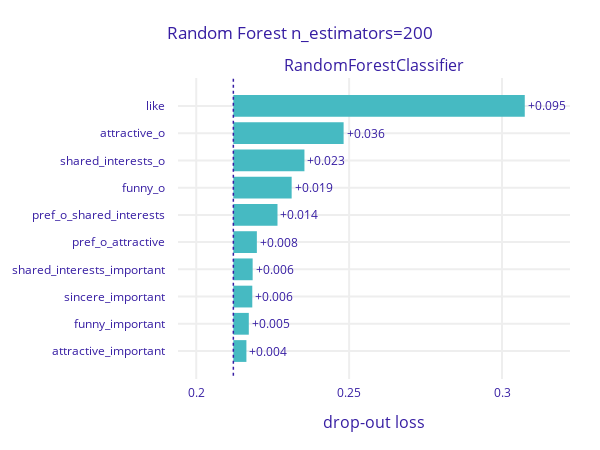

Here is the notebook cell this chart was saved with:
### Code cell
explainer3.model_parts().plot(show=False).update_layout(autosize=False, width=600, height=450, title="Random Forest n_estimators=200")

### Figure 1 — Plotly figure (JSON) as saved in the notebook; plotly's stock layout.template omitted (floating-point values rounded to 4 significant figures)
{"data": [{"base": 0.2121, "hoverinfo": "text", "hoverlabel": {"bgcolor": "rgba(0,0,0,0.8)"}, "hovertext": ["Model: RandomForestClassifier loss after<br>variable: like is permuted: 0.307<br>Drop-out loss change: +0.095", "Model: RandomForestClassifier loss after<br>variable: attractive_o is permuted: 0.248<br>Drop-out loss change: +0.036", "Model: RandomForestClassifier loss after<br>variable: shared_interests_o is permuted: 0.235<br>Drop-out loss change: +0.023", "Model: RandomForestClassifier loss after<br>variable: funny_o is permuted: 0.231<br>Drop-out loss change: +0.019", "Model: RandomForestClassifier loss after<br>variable: pref_o_shared_interests is permuted: 0.227<br>Drop-out loss change: +0.014", "Model: RandomForestClassifier loss after<br>variable: pref_o_attractive is permuted: 0.22<br>Drop-out loss change: +0.008", "Model: RandomForestClassifier loss after<br>variable: shared_interests_important is permuted: 0.218<br>Drop-out loss change: +0.006", "Model: RandomForestClassifier loss after<br>variable: sincere_important is permuted: 0.218<br>Drop-out loss change: +0.006", "Model: RandomForestClassifier loss after<br>variable: funny_important is permuted: 0.217<br>Drop-out loss change: +0.005", "Model: RandomForestClassifier loss after<br>variable: attractive_important is permuted: 0.216<br>Drop-out loss change: +0.004"], "marker": {"color": "#46bac2"}, "orientation": "h", "showlegend": false, "text": ["+0.095", "+0.036", "+0.023", "+0.019", "+0.014", "+0.008", "+0.006", "+0.006", "+0.005", "+0.004"], "textposition": "outside", "type": "bar", "x": [0.09532, 0.03606, 0.02325, 0.01907, 0.01444, 0.00769, 0.006313, 0.006195, 0.005053, 0.004273], "xaxis": "x", "y": ["like", "attractive_o", "shared_interests_o", "funny_o", "pref_o_shared_interests", "pref_o_attractive", "shared_interests_important", "sincere_important", "funny_important", "attractive_important"], "yaxis": "y"}], "layout": {"annotations": [{"font": {"size": 16}, "showarrow": false, "text": "RandomForestClassifier", "x": 0.5, "xanchor": "center", "xref": "paper", "y": 1, "yanchor": "bottom", "yref": "paper"}, {"font": {"size": 16}, "showarrow": false, "text": "drop-out loss", "x": 0.5, "xanchor": "center", "xref": "paper", "y": 0, "yanchor": "top", "yref": "paper", "yshift": -30}], "autosize": false, "font": {"color": "#371ea3"}, "height": 450, "margin": {"b": 71, "r": 30, "t": 78}, "shapes": [{"line": {"color": "#371ea3", "dash": "dot", "width": 1.5}, "type": "line", "x0": 0.2121, "x1": 0.2121, "xref": "x", "y0": -1, "y1": 10, "yref": "y"}], "title": {"text": "Random Forest n_estimators=200"}, "width": 600, "xaxis": {"anchor": "y", "automargin": true, "domain": [0, 1], "fixedrange": true, "gridwidth": 2, "range": [0.194, 0.3222], "tickcolor": "white", "ticklen": 3, "ticks": "outside", "type": "linear", "zeroline": false}, "yaxis": {"anchor": "x", "automargin": true, "autorange": "reversed", "domain": [0, 1], "fixedrange": true, "gridwidth": 2, "tickcolor": "white", "ticklen": 10, "ticks": "outside", "type": "category"}}}
